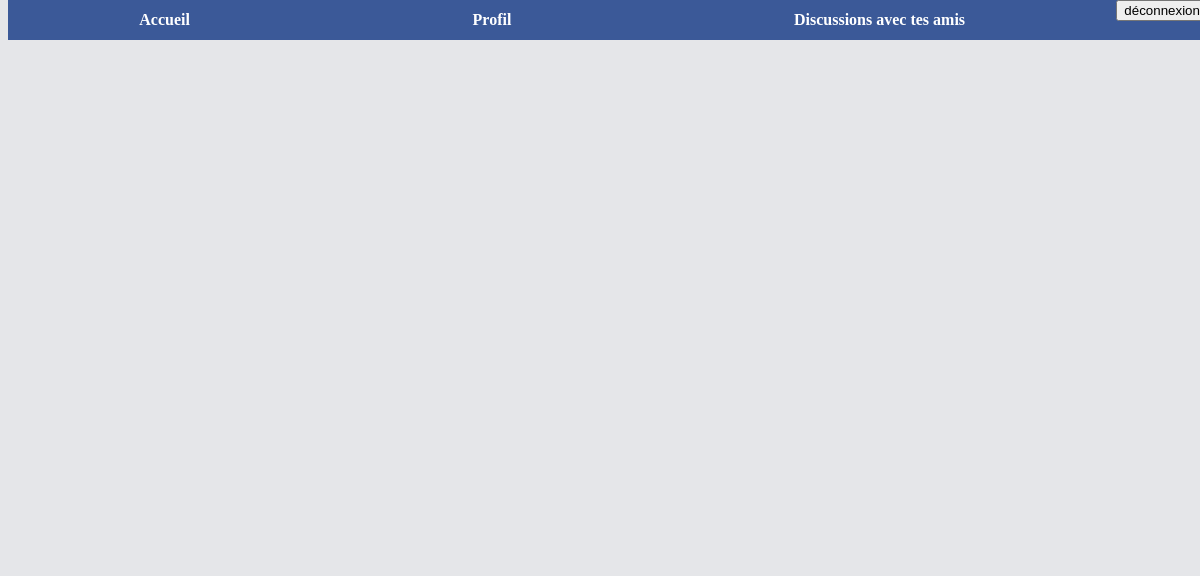
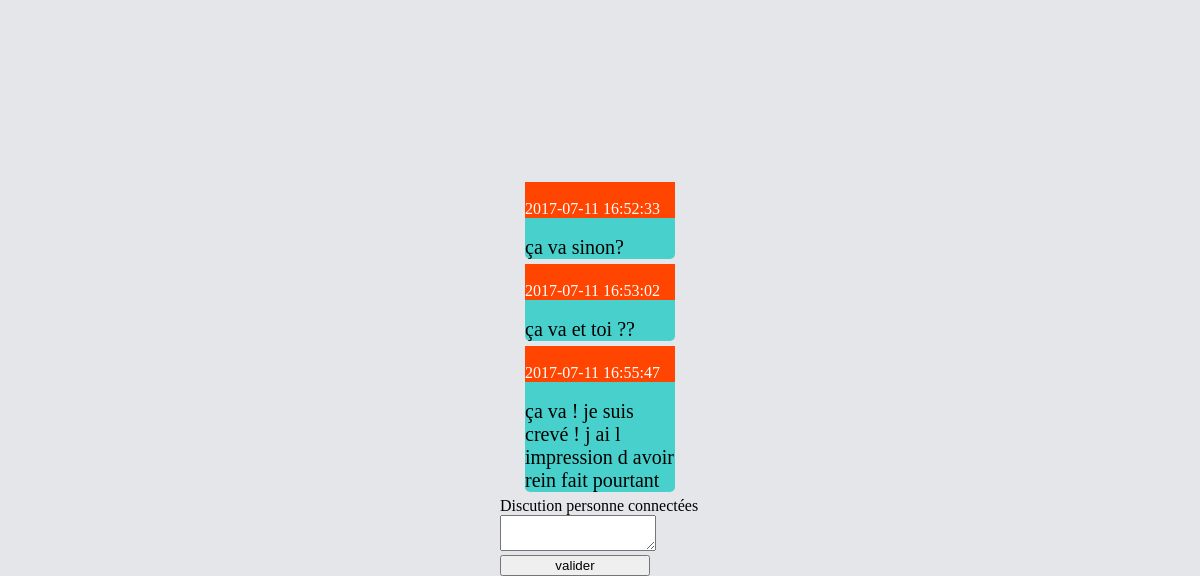
Page /index.php?page=discut&messages=succes& on the earlier database version (2 pictures, top to bottom).
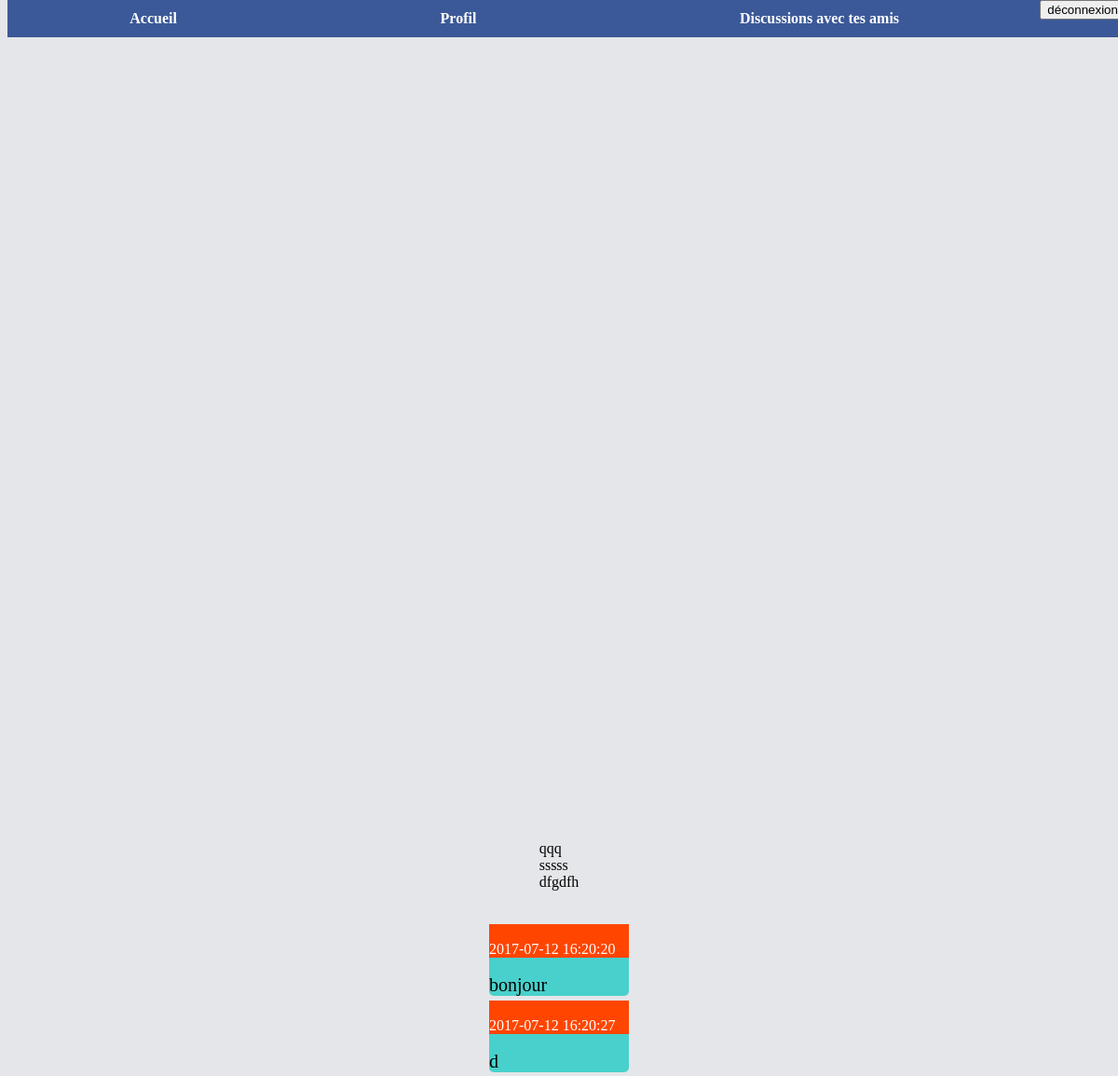
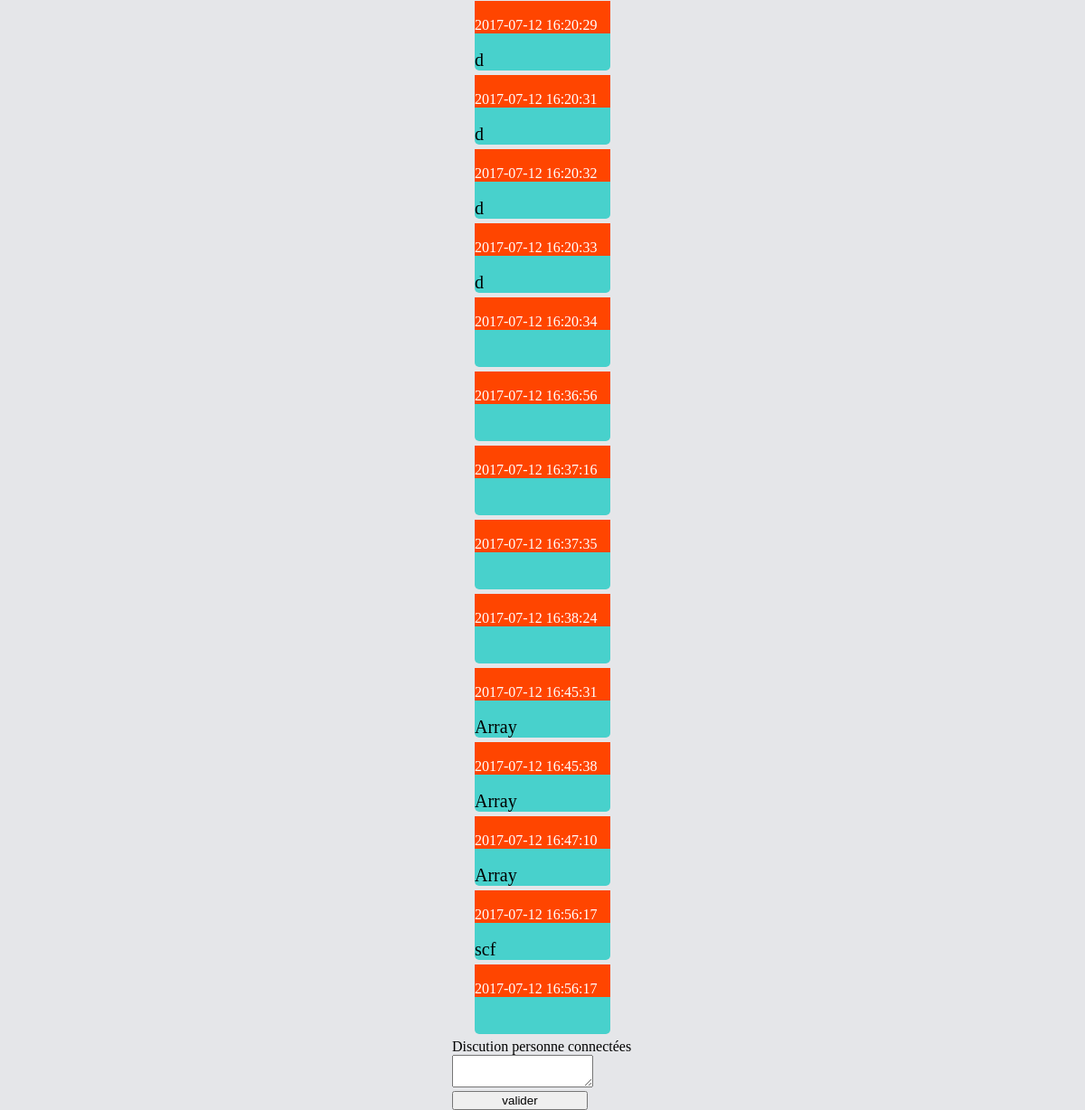
Same page on the later database version (2 pictures, top to bottom).
### tables this page shows
CREATE TABLE `questions` (
  `id` int(11) NOT NULL AUTO_INCREMENT,
  `sujet` varchar(200) DEFAULT NULL,
  `description` varchar(10000) DEFAULT NULL,
  `datecreate` datetime DEFAULT NULL,
  `username` varchar(250) DEFAULT NULL,
  `domaine` varchar(250) DEFAULT NULL,
  PRIMARY KEY (`id`)
);

### model/fonctions.php (called while the page is built, shortened)
<?php
function getPage(){
  if(isset($_GET['page'])){
    $page = $_GET['page'];
  }else{
    $page = "login";
  }
  return $page;
}
function getconnexion(){
    $connexion = new PDO('mysql:host=localhost;dbname=forum;charset=UTF8','root','root');
    $connexion->setAttribute(PDO::ATTR_ERRMODE, PDO::ERRMODE_EXCEPTION);
    $connexion->setAttribute(PDO::ATTR_EMULATE_PREPARES, false);
    return $connexion;
}
function getquestions(){
  $connexion = getconnexion();
$object = $connexion->prepare('SELECT * FROM questions');
 $object->execute(array());
$questions = $object->fetchAll(PDO::FETCH_ASSOC);
return $questions;
 }
  ?>

### views/discut.php (the view, shortened to what this page needs)
<!DOCTYPE html>
<html lang="en">
<head>
    <link rel="stylesheet" href="views/styles.css">
    <link rel="stylesheet" href="views/styyle.css">
 <section class="barre">
      <a id="Profil" href="index.php?page=profil"> Accueil </a>
         <a id="Creer une discussion " href="index.php?page=profil"> Profil </a>
          <a id="mesdiscut" href="index.php?page=discut"> Discussions avec tes amis </a>
           <form action="service/servicedeco.php" method="post">
              <input type="submit" value="déconnexion" id="ok" />
            </form>
     </section>
<section id="messagess">
 <?php if (!empty($questions)):?>
        <?php
       $questions= getquestions();
       foreach($questions as $result){
                echo($result["sujet"]);
                echo"<br>";
       }
        foreach($questions as $result){
            echo"<section id='bulle'>";
            echo"<div id='usr'>";
                echo"<br>";
                  echo($result["datecreate"]);
                 echo"<br>";
                 echo"</div>";
                 echo"<br>";
                 echo"<div id='descri'>";
                echo($result["description"]);
                 echo"<br>";
                echo"</div>";
                 echo"</section>";
        }
  ?>
     <?php endif; ?>
     <section id="discut">
    <form  id="formu" action="service/serviceforum.php"  method="post">
    <div id ="validersms">
    <label> Discution personne connectées </label>
    <textarea id="description" type="text" name="description">
      </textarea>
         <input  id="valide" type="submit" value="valider" />
</div>
    </form>
    </section>
</section>
    </head>
<body>

### index.php (shortened to what this page needs)
<?php
    include_once("model/fonctions.php");
    $page = getPage();
    switch ($page) {
      case "discut":
        $questions= getquestions();
        include("views/discut.php");
        break;
    }
 ?>

### views/styles.css (style rules this page uses)
body { background-color: #E5E6E9 }
a { text-decoration: none; color:white; text-decoration-line: none; }
.barre { width: 100%; height:40px; background-color: #3b5998; position:fixed; top:0px; margin:0px; display:flex; z-index: 99; }
.barre a { line-height :28px; font-weight:bold; padding-right:20px; vertical-align: top; justify-content: center; margin:auto; }
#formu { display:flex; justify-content: center; width:200px; flex-direction: column; }
#discut textarea { width:150px; }
#discut input { width:150px; }
#bulle { background-color: mediumturquoise; border-radius:5px; margin-bottom: 5px; width:150px; color:blue; }
#descri { font-size:20px; color:black; }
#usr { background-color: orangered; color:white; }
#messagess { display:flex; justify-content: center; position:relative; align-items:center; align-content: center; flex-direction:column; top:696px; }

Differences in the rows shown:
removed questions: datecreate "2017-07-11 16:52:33", description "ça va sinon?"
removed questions: datecreate "2017-07-11 16:53:02", description "ça va et toi ??"
removed questions: datecreate "2017-07-11 16:55:47", description "ça va ! je suis crevé ! j ai l impression d avoir rein fait pourtant"
added questions: sujet "qqq", datecreate "2017-07-12 16:45:31", description "Array"
added questions: sujet "sssss", datecreate "2017-07-12 16:45:38", description "Array"
added questions: sujet "dfgdfh", datecreate "2017-07-12 16:47:10", description "Array"
added questions: datecreate "2017-07-12 16:20:20", description "bonjour"
added questions: datecreate "2017-07-12 16:20:27", description "d"
added questions: datecreate "2017-07-12 16:20:29", description "d"
added questions: datecreate "2017-07-12 16:20:31", description "d"
added questions: datecreate "2017-07-12 16:20:32", description "d"
added questions: datecreate "2017-07-12 16:20:33", description "d"
added questions: datecreate "2017-07-12 16:20:34"
added questions: datecreate "2017-07-12 16:36:56"
added questions: datecreate "2017-07-12 16:37:16"
added questions: datecreate "2017-07-12 16:37:35"
added questions: datecreate "2017-07-12 16:38:24"
added questions: datecreate "2017-07-12 16:56:17", description "scf"
added questions: datecreate "2017-07-12 16:56:17"
